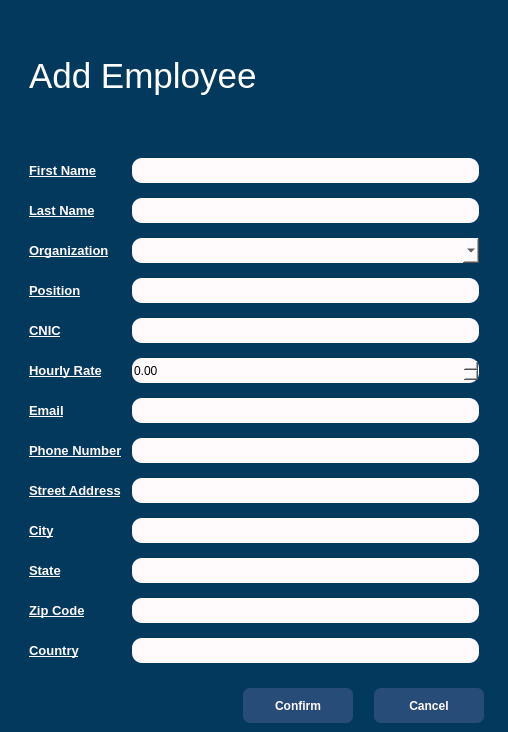
<?xml version="1.0" encoding="UTF-8"?>
<ui version="4.0">
 <author>ahmed</author>
 <class>AddEmployeeWindow</class>
 <widget class="QMainWindow" name="AddEmployeeWindow">
  <property name="geometry">
   <rect>
    <x>0</x>
    <y>0</y>
    <width>508</width>
    <height>732</height>
   </rect>
  </property>
  <property name="windowTitle">
   <string>MainWindow</string>
  </property>
  <property name="styleSheet">
   <string notr="true">background-color:#04395e;</string>
  </property>
  <widget class="QWidget" name="centralwidget">
   <layout class="QHBoxLayout" name="horizontalLayout">
    <item>
     <layout class="QVBoxLayout" name="mainLayout" stretch="2,8,0">
      <item>
       <layout class="QHBoxLayout" name="titleBar">
        <property name="leftMargin">
         <number>20</number>
        </property>
        <property name="topMargin">
         <number>10</number>
        </property>
        <property name="rightMargin">
         <number>20</number>
        </property>
        <property name="bottomMargin">
         <number>10</number>
        </property>
        <item>
         <widget class="QLabel" name="label">
          <property name="styleSheet">
           <string notr="true">font-size: 35px;
color: white</string>
          </property>
          <property name="text">
           <string>Add Employee</string>
          </property>
         </widget>
        </item>
        <item>
         <spacer name="horizontalSpacer">
          <property name="orientation">
           <enum>Qt::Horizontal</enum>
          </property>
          <property name="sizeHint" stdset="0">
           <size>
            <width>40</width>
            <height>20</height>
           </size>
          </property>
         </spacer>
        </item>
       </layout>
      </item>
      <item>
       <layout class="QFormLayout" name="formLayout">
        <property name="horizontalSpacing">
         <number>10</number>
        </property>
        <property name="verticalSpacing">
         <number>15</number>
        </property>
        <property name="leftMargin">
         <number>20</number>
        </property>
        <property name="topMargin">
         <number>10</number>
        </property>
        <property name="rightMargin">
         <number>20</number>
        </property>
        <property name="bottomMargin">
         <number>10</number>
        </property>
        <item row="0" column="0">
         <widget class="QLabel" name="fnameLabel">
          <property name="styleSheet">
           <string notr="true">font:bold;
color: #FFFAFB;
text-transform:uppercase;
text-decoration:underline;
font-size:13px;</string>
          </property>
          <property name="text">
           <string>First Name</string>
          </property>
         </widget>
        </item>
        <item row="0" column="1">
         <widget class="QLineEdit" name="fnameField">
          <property name="styleSheet">
           <string notr="true">background-color:#FFFAFB;
border-radius:10px;
height: 25px;
</string>
          </property>
         </widget>
        </item>
        <item row="1" column="0">
         <widget class="QLabel" name="lnameLabel">
          <property name="styleSheet">
           <string notr="true">font:bold;
color: #FFFAFB;
text-transform:uppercase;
text-decoration:underline;
font-size:13px;</string>
          </property>
          <property name="text">
           <string>Last Name</string>
          </property>
         </widget>
        </item>
        <item row="1" column="1">
         <widget class="QLineEdit" name="lnameField">
          <property name="styleSheet">
           <string notr="true">background-color:#FFFAFB;
border-radius:10px;
height: 25px;
</string>
          </property>
         </widget>
        </item>
        <item row="2" column="0">
         <widget class="QLabel" name="orgLabel">
          <property name="styleSheet">
           <string notr="true">font:bold;
color: #FFFAFB;
text-transform:uppercase;
text-decoration:underline;
font-size:13px;</string>
          </property>
          <property name="text">
           <string>Organization</string>
          </property>
         </widget>
        </item>
        <item row="2" column="1">
         <widget class="QComboBox" name="orgField">
          <property name="styleSheet">
           <string notr="true">background-color:#FFFAFB;
border-radius:10px;
height: 25px;
</string>
          </property>
         </widget>
        </item>
        <item row="3" column="0">
         <widget class="QLabel" name="posLabel">
          <property name="styleSheet">
           <string notr="true">font:bold;
color: #FFFAFB;
text-transform:uppercase;
text-decoration:underline;
font-size:13px;</string>
          </property>
          <property name="text">
           <string>Position</string>
          </property>
         </widget>
        </item>
        <item row="3" column="1">
         <widget class="QLineEdit" name="posField">
          <property name="styleSheet">
           <string notr="true">background-color:#FFFAFB;
border-radius:10px;
height: 25px;
</string>
          </property>
         </widget>
        </item>
        <item row="4" column="0">
         <widget class="QLabel" name="cnicLabel">
          <property name="styleSheet">
           <string notr="true">font:bold;
color: #FFFAFB;
text-transform:uppercase;
text-decoration:underline;
font-size:13px;</string>
          </property>
          <property name="text">
           <string>CNIC</string>
          </property>
         </widget>
        </item>
        <item row="4" column="1">
         <widget class="QLineEdit" name="cnicField">
          <property name="styleSheet">
           <string notr="true">background-color:#FFFAFB;
border-radius:10px;
height: 25px;
</string>
          </property>
         </widget>
        </item>
        <item row="5" column="0">
         <widget class="QLabel" name="rateLabel">
          <property name="styleSheet">
           <string notr="true">font:bold;
color: #FFFAFB;
text-transform:uppercase;
text-decoration:underline;
font-size:13px;</string>
          </property>
          <property name="text">
           <string>Hourly Rate</string>
          </property>
         </widget>
        </item>
        <item row="5" column="1">
         <widget class="QDoubleSpinBox" name="rateField">
          <property name="styleSheet">
           <string notr="true">background-color:#FFFAFB;
border-radius:10px;
height: 25px;
</string>
          </property>
         </widget>
        </item>
        <item row="6" column="0">
         <widget class="QLabel" name="emailLabel">
          <property name="styleSheet">
           <string notr="true">font:bold;
color: #FFFAFB;
text-transform:uppercase;
text-decoration:underline;
font-size:13px;</string>
          </property>
          <property name="text">
           <string>Email</string>
          </property>
         </widget>
        </item>
        <item row="6" column="1">
         <widget class="QLineEdit" name="emailField">
          <property name="styleSheet">
           <string notr="true">background-color:#FFFAFB;
border-radius:10px;
height: 25px;
</string>
          </property>
         </widget>
        </item>
        <item row="7" column="0">
         <widget class="QLabel" name="numberLabel">
          <property name="styleSheet">
           <string notr="true">font:bold;
color: #FFFAFB;
text-transform:uppercase;
text-decoration:underline;
font-size:13px;</string>
          </property>
          <property name="text">
           <string>Phone Number</string>
          </property>
         </widget>
        </item>
        <item row="7" column="1">
         <widget class="QLineEdit" name="phoneField">
          <property name="styleSheet">
           <string notr="true">background-color:#FFFAFB;
border-radius:10px;
height: 25px;
</string>
          </property>
         </widget>
        </item>
        <item row="8" column="0">
         <widget class="QLabel" name="streetLabel">
          <property name="styleSheet">
           <string notr="true">font:bold;
color: #FFFAFB;
text-transform:uppercase;
text-decoration:underline;
font-size:13px;</string>
          </property>
          <property name="text">
           <string>Street Address</string>
          </property>
         </widget>
        </item>
        <item row="8" column="1">
         <widget class="QLineEdit" name="streetField">
          <property name="styleSheet">
           <string notr="true">background-color:#FFFAFB;
border-radius:10px;
height: 25px;
</string>
          </property>
         </widget>
        </item>
        <item row="9" column="0">
         <widget class="QLabel" name="cityLabel">
          <property name="styleSheet">
           <string notr="true">font:bold;
color: #FFFAFB;
text-transform:uppercase;
text-decoration:underline;
font-size:13px;</string>
          </property>
          <property name="text">
           <string>City</string>
          </property>
         </widget>
        </item>
        <item row="9" column="1">
         <widget class="QLineEdit" name="cityField">
          <property name="styleSheet">
           <string notr="true">background-color:#FFFAFB;
border-radius:10px;
height: 25px;
</string>
          </property>
         </widget>
        </item>
        <item row="10" column="0">
         <widget class="QLabel" name="stateLabel">
          <property name="styleSheet">
           <string notr="true">font:bold;
color: #FFFAFB;
text-transform:uppercase;
text-decoration:underline;
font-size:13px;</string>
          </property>
          <property name="text">
           <string>State</string>
          </property>
         </widget>
        </item>
        <item row="10" column="1">
         <widget class="QLineEdit" name="stateField">
          <property name="styleSheet">
           <string notr="true">background-color:#FFFAFB;
border-radius:10px;
height: 25px;
</string>
          </property>
         </widget>
        </item>
        <item row="11" column="0">
         <widget class="QLabel" name="zipLabel">
          <property name="styleSheet">
           <string notr="true">font:bold;
color: #FFFAFB;
text-transform:uppercase;
text-decoration:underline;
font-size:13px;</string>
          </property>
          <property name="text">
           <string>Zip Code</string>
          </property>
         </widget>
        </item>
        <item row="11" column="1">
         <widget class="QLineEdit" name="zipField">
          <property name="styleSheet">
           <string notr="true">background-color:#FFFAFB;
border-radius:10px;
height: 25px;
</string>
          </property>
         </widget>
        </item>
        <item row="12" column="0">
         <widget class="QLabel" name="countryLabel">
          <property name="styleSheet">
           <string notr="true">font:bold;
color: #FFFAFB;
text-transform:uppercase;
text-decoration:underline;
font-size:13px;</string>
          </property>
          <property name="text">
           <string>Country</string>
          </property>
         </widget>
        </item>
        <item row="12" column="1">
         <widget class="QLineEdit" name="countryField">
          <property name="styleSheet">
           <string notr="true">background-color:#FFFAFB;
border-radius:10px;
height: 25px;
</string>
          </property>
         </widget>
        </item>
       </layout>
      </item>
      <item>
       <layout class="QHBoxLayout" name="horizontalLayout_2">
        <item>
         <spacer name="horizontalSpacer_2">
          <property name="orientation">
           <enum>Qt::Horizontal</enum>
          </property>
          <property name="sizeHint" stdset="0">
           <size>
            <width>40</width>
            <height>20</height>
           </size>
          </property>
         </spacer>
        </item>
        <item>
         <widget class="QPushButton" name="confirmButton">
          <property name="styleSheet">
           <string notr="true">QPushButton{
background-color: #274c77;
color:#FFFAFB;
font:bold;
padding: 5px;
border-radius:7px;
width: 100px;
margin-right:15px;
height: 25px;
}

QPushButton:hover {
  background-color: #4cc9f0;
  color:black;
font:bold;
padding: 5px;
border-radius:7px;
}

QPushButton:clicked{
 background-color: rgb(255, 233, 67);
  color:black;
font:bold;
padding: 3px;
border-radius:10px;

}</string>
          </property>
          <property name="text">
           <string>Confirm</string>
          </property>
         </widget>
        </item>
        <item>
         <widget class="QPushButton" name="cancelButton">
          <property name="styleSheet">
           <string notr="true">QPushButton{
background-color: #274c77;
color:#FFFAFB;
font:bold;
padding: 5px;
border-radius:7px;
width: 100px;
margin-right:15px;
height: 25px;
}

QPushButton:hover {
  background-color: #4cc9f0;
  color:black;
font:bold;
padding: 5px;
border-radius:7px;
}

QPushButton:clicked{
 background-color: rgb(255, 233, 67);
  color:black;
font:bold;
padding: 3px;
border-radius:10px;

}</string>
          </property>
          <property name="text">
           <string>Cancel</string>
          </property>
         </widget>
        </item>
       </layout>
      </item>
     </layout>
    </item>
   </layout>
  </widget>
 </widget>
 <resources/>
 <connections/>
</ui>
